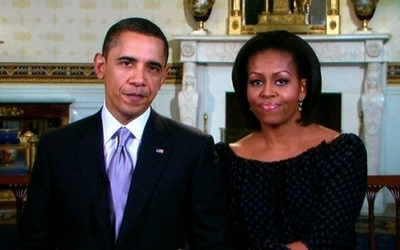
#> input picture projets_ML/donnees/Detection_de_visages/obama.jpg, 400 x 250 px
$ jupyter execute inversion_visages.ipynb
#> lines starting #> are read from the running program, lines starting #| are printed output that depends on the picture
[cell 1]
import cv2 as cv
import numpy as np

face_cascade = cv.CascadeClassifier("donnees/Detection_de_visages/haarcascade_frontalface_default.xml")
img = cv.imread('donnees/Detection_de_visages/obama.jpg')
#> img is the input picture: shape (250, 400, 3); mean B, G, R 74.2, 77.5, 82.5
gray = cv.cvtColor(img, cv.COLOR_RGB2GRAY)
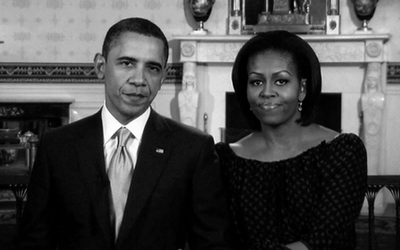
#> gray: shape (250, 400); min 0, max 254, mean 77.1

import matplotlib.pyplot as plt

plt.figure(figsize=(10,5))
plt.subplot(111)
plt.imshow(gray,cmap="gray")
plt.title("Photo du couple Obama")
plt.axis('off');

[cell 2]
faces = face_cascade.detectMultiScale(gray, 1.1, 8)
#> faces = [[237, 56, 64, 64], [103, 38, 70, 70]]
if faces.size/4 != 2 :
    print("L'image ne contient pas exactement 2 visages")
else :
    # echange des deux visages
    print(faces)
#| [[237  56  64  64]
#|  [103  38  70  70]]

    x1,y1,w1,h1 = faces[0]
#> x1 = 237; y1 = 56; w1 = 64; h1 = 64
    x2,y2,w2,h2 = faces[1]
#> x2 = 103; y2 = 38; w2 = 70; h2 = 70

    face1 = img[y1:y1+h1, x1:x1+w1]
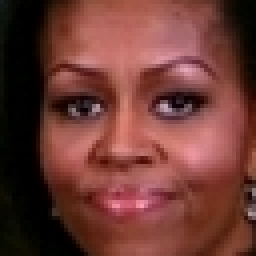
#> face1: shape (64, 64, 3) (shown 4 times larger); mean B, G, R 52.4, 58.8, 109.3
    face2 = img[y2:y2+h2, x2:x2+w2]
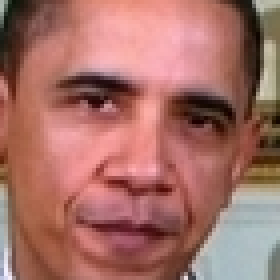
#> face2: shape (70, 70, 3) (shown 4 times larger); mean B, G, R 102.5, 110.8, 165.3

    face1 = cv.resize(face1, (w2,h2), interpolation= cv.INTER_LINEAR)
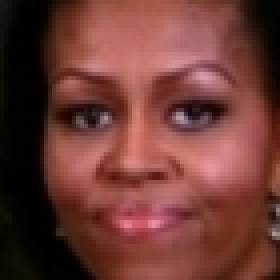
#> face1: shape (70, 70, 3) (shown 4 times larger); mean B, G, R 52.3, 58.7, 109.2
    face2 = cv.resize(face2, (w1,h1), interpolation= cv.INTER_LINEAR)
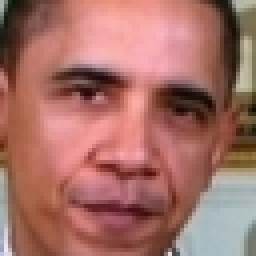
#> face2: shape (64, 64, 3) (shown 4 times larger); mean B, G, R 102.4, 110.7, 165.2

    img[y1:y1+h1, x1:x1+w1] = face2
    img[y2:y2+h2, x2:x2+w2] = face1
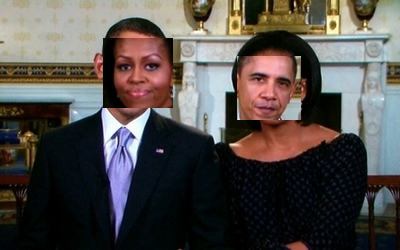
#> img: shape (250, 400, 3); mean B, G, R 73.8, 77.1, 82.1

    # affiche l'image principale
    cv.imshow('image principale', img)
    cv.waitKey(0)
    cv.destroyAllWindows()

[cell 3]
faces.size
#> Out = 8

$ run again, with projets_ML/donnees/Detection_de_visages/bradangelina.jpg copied over projets_ML/donnees/Detection_de_visages/obama.jpg
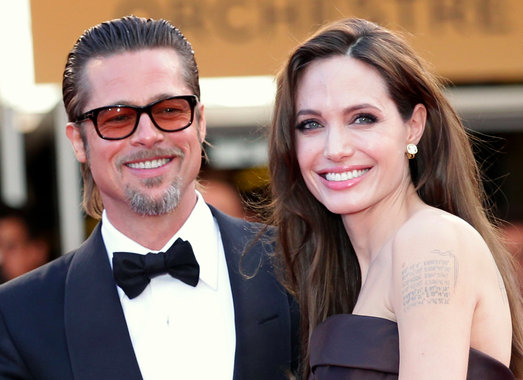
#> input picture projets_ML/donnees/Detection_de_visages/bradangelina.jpg, 523 x 380 px
#> img is the input picture: shape (380, 523, 3); mean B, G, R 113.1, 121.5, 144.6
#> `gray = cv.cvtColor(img, cv.COLOR_RGB2GRAY)`:
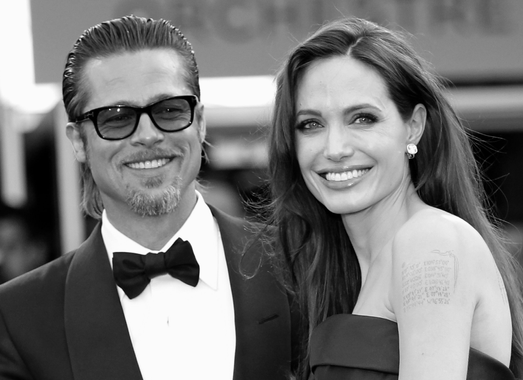
#> gray: shape (380, 523); min 0, max 255, mean 121.6
#> faces = [[274, 68, 138, 138], [70, 60, 145, 145]]
#| [[274  68 138 138]
#|  [ 70  60 145 145]]
#> x1 = 274; y1 = 68; w1 = 138
#> x2 = 70; y2 = 60; w2 = 145
#> `img[y2:y2+h2, x2:x2+w2] = face1`:
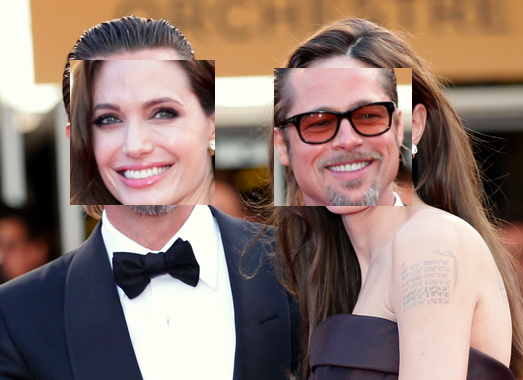
#> img: shape (380, 523, 3); mean B, G, R 113.2, 121.6, 144.6
